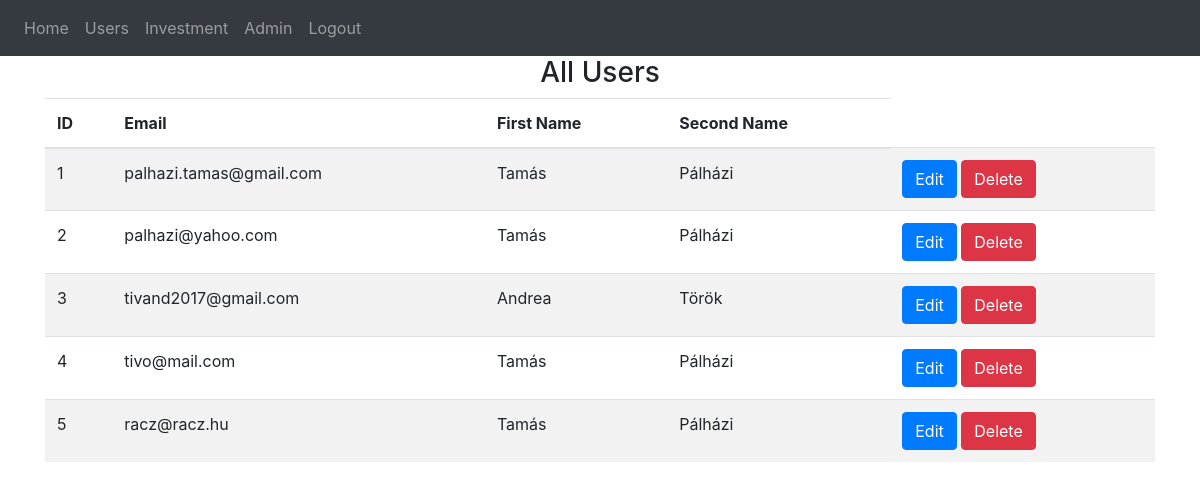
Page /all-users (signed in) on the earlier database version.
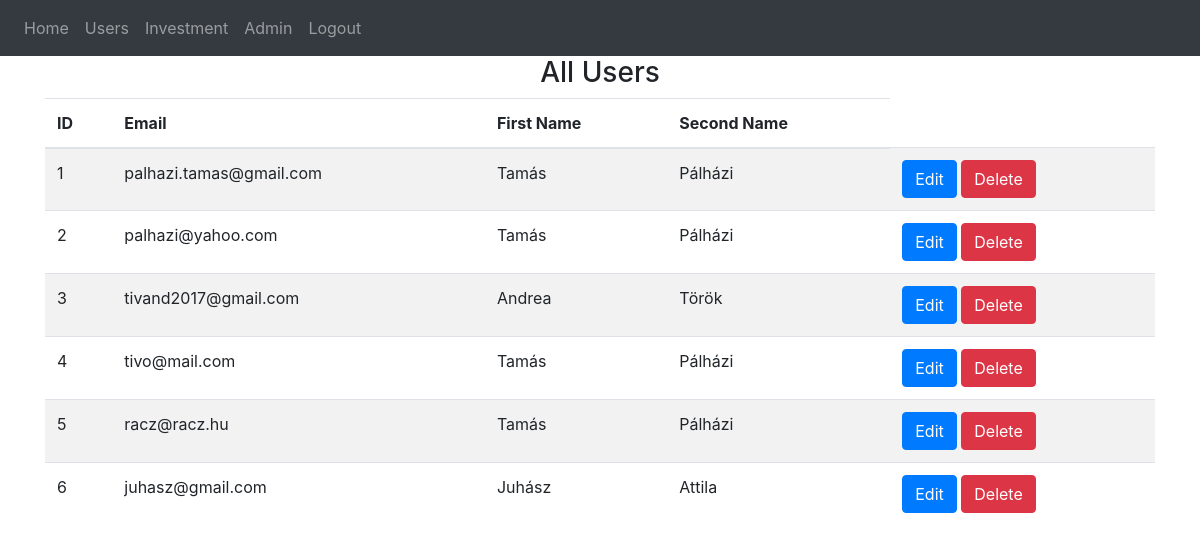
Same page on the later database version.
### website/models.py (models this page shows)
class User(db.Model, UserMixin):
    id = db.Column(db.Integer, primary_key=True)
    email = db.Column(db.String(150), unique=True)
    password = db.Column(db.String(150))
    first_name = db.Column(db.String(150))
    second_name = db.Column(db.String(150))
    notes = db.relationship('Note')
    is_approved = db.Column(db.Boolean, default=False)

### website/views.py (the view)
@views.route('/all-users', methods=['GET'])
@login_required
def all_users():
    users = User.query.all()
    return render_template("all_users.html", users=users, user=current_user)

### website/__init__.py (called while the page is built)
def create_app():
    app = Flask(__name__)
    app.config['SECRET_KEY'] = 'hjshjhdjah kjshkjdhjs'
    app.config['SQLALCHEMY_DATABASE_URI'] = f'sqlite:///{DB_NAME}'
    db.init_app(app)
    from .views import views
    from .auth import auth
    app.register_blueprint(views, url_prefix='/')
    app.register_blueprint(auth, url_prefix='/')
    from .models import User, Note
    with app.app_context():
        db.create_all()
    login_manager = LoginManager()
    login_manager.login_view = 'auth.login'
    login_manager.init_app(app)
    @login_manager.user_loader
    def load_user(id):
        return User.query.get(int(id))
    return app

### website/templates/all_users.html (shortened to what this page needs)
{% extends "base.html" %}
{% block content %}
    <h3 align="center">All Users</h3>
    <table class="table table-striped">
        <thead>
            <tr>
                <th scope="col">ID</th>
                <th scope="col">Email</th>
                <th scope="col">First Name</th>
                <th scope="col">Second Name</th>
            </tr>
        </thead>
        <tbody>
            {% for user in users %}
                <tr>
                    <td>{{ user.id }}</td>
                    <td>{{ user.email }}</td>
                    <td>{{ user.first_name }}</td>
                    <td>{{ user.second_name }}</td>
                    <td>
                        <a href="{{ url_for('views.edit_user', user_id=user.id) }}" class="btn btn-primary">Edit</a>
                        <a href="{{ url_for('views.delete_user', user_id=user.id) }}" class="btn btn-danger">Delete</a>
                      </td>
                </tr>
            {% endfor %}
        </tbody>
    </table>
{% endblock %}

### website/templates/base.html (shortened to what this page needs)
<!DOCTYPE html>
<html>
  <head>
    <link
      rel="stylesheet"
      href="https://stackpath.bootstrapcdn.com/bootstrap/4.4.1/css/bootstrap.min.css"
    />
    <link
      rel="stylesheet"
      href="https://stackpath.bootstrapcdn.com/font-awesome/4.7.0/css/font-awesome.min.css"
    />
  </head>
  <body>
    <nav class="navbar navbar-expand-lg navbar-dark bg-dark">
      <div class="collapse navbar-collapse" id="navbar">
        <div class="navbar-nav">
          {% if user.is_authenticated %}
          <a class="nav-item nav-link" id="home" href="/">Home</a>
          <a class="nav-item nav-link" id="allUsers" href="{{ url_for('views.all_users') }}">Users</a>
          <a class="nav-item nav-link" id="createInvestment" href="{{ url_for('views.create_investment') }}">Investment</a>
          <a class="nav-item nav-link" id="adminDashboard" href="{{ url_for('views.admin_dashboard') }}">Admin</a>
          <a class="nav-item nav-link" id="logout" href="/logout">Logout</a>
          {% else %}
          <a class="nav-item nav-link" id="login" href="/login">Login</a>
          <a class="nav-item nav-link" id="signUp" href="/sign-up">Sign Up</a>
          {% endif %}
        </div>
      </div>
    </nav>
    <div class="container">{% block content %} {% endblock %}</div>
  </body>
</html>

Differences in the rows shown:
added User: id "6", email "juhasz@gmail.com", first_name "Juhász", second_name "Attila"
